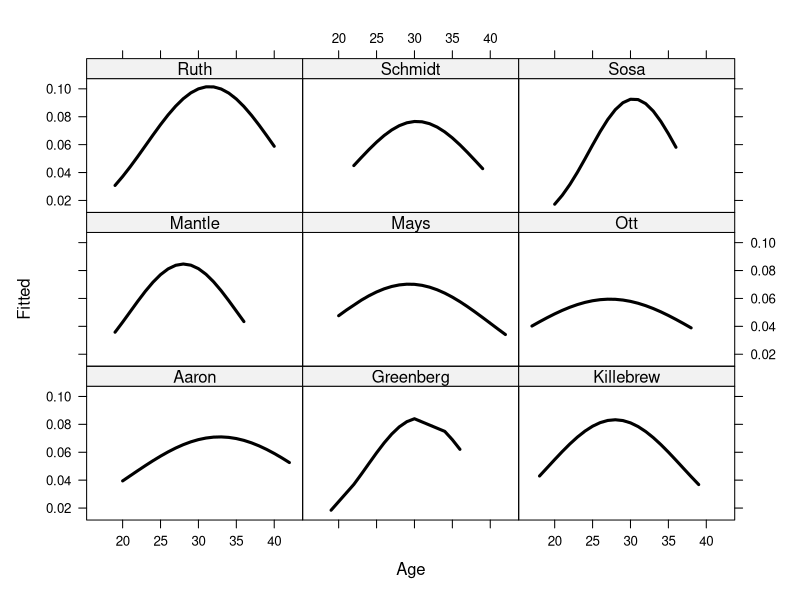

Source code (R):
#####################################################
#  Section 7.2  Introduction to Hierarchical Modeling
#####################################################

library(LearnBayes)
library(lattice)

data(sluggerdata)

# fit logistic model for home run data for a particular player

logistic.fit=function(player)
{
d=subset(sluggerdata,Player==player)
x=d$Age; x2=d$Age^2
response=cbind(d$HR, d$AB-d$HR)
list(Age=x, p=glm(response~x+x2,family=binomial)$fitted)
}

names=unique(sluggerdata$Player); newdata=NULL
for (j in 1:9)
{
  fit=logistic.fit(as.character(names[j]))
  newdata=rbind(newdata,data.frame(as.character(names[j]),fit$Age,fit$p))
}
names(newdata)=c("Player","Age","Fitted")
xyplot(Fitted~Age|Player, data=newdata, type="l",lwd=3,col="black")
